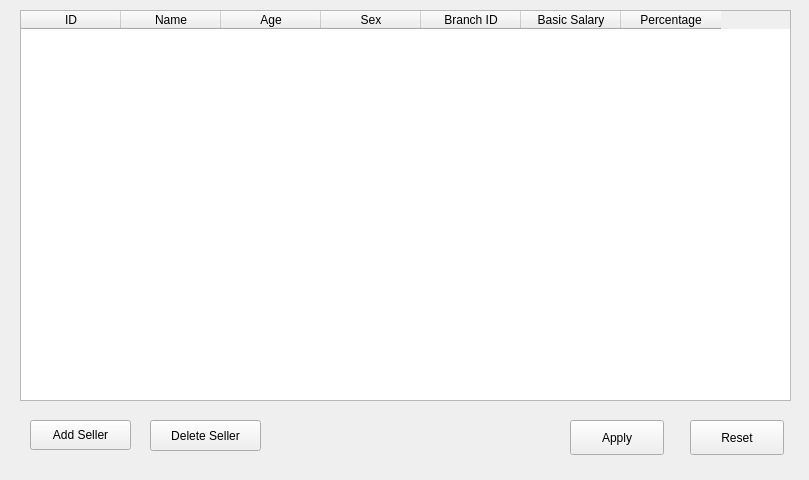
<?xml version="1.0" encoding="UTF-8"?>
<ui version="4.0">
 <class>SellerManage</class>
 <widget class="QWidget" name="SellerManage">
  <property name="geometry">
   <rect>
    <x>0</x>
    <y>0</y>
    <width>809</width>
    <height>480</height>
   </rect>
  </property>
  <property name="windowTitle">
   <string>Form</string>
  </property>
  <widget class="QTableWidget" name="tableWidget">
   <property name="geometry">
    <rect>
     <x>20</x>
     <y>10</y>
     <width>771</width>
     <height>391</height>
    </rect>
   </property>
   <column>
    <property name="text">
     <string>ID</string>
    </property>
   </column>
   <column>
    <property name="text">
     <string>Name</string>
    </property>
   </column>
   <column>
    <property name="text">
     <string>Age</string>
    </property>
   </column>
   <column>
    <property name="text">
     <string>Sex</string>
    </property>
   </column>
   <column>
    <property name="text">
     <string>Branch ID</string>
    </property>
   </column>
   <column>
    <property name="text">
     <string>Basic Salary</string>
    </property>
   </column>
   <column>
    <property name="text">
     <string>Percentage</string>
    </property>
   </column>
  </widget>
  <widget class="QPushButton" name="deleteButton">
   <property name="geometry">
    <rect>
     <x>150</x>
     <y>420</y>
     <width>111</width>
     <height>31</height>
    </rect>
   </property>
   <property name="text">
    <string>Delete Seller</string>
   </property>
  </widget>
  <widget class="QPushButton" name="applyButton">
   <property name="geometry">
    <rect>
     <x>570</x>
     <y>420</y>
     <width>94</width>
     <height>35</height>
    </rect>
   </property>
   <property name="text">
    <string>Apply</string>
   </property>
  </widget>
  <widget class="QPushButton" name="addButton">
   <property name="geometry">
    <rect>
     <x>30</x>
     <y>420</y>
     <width>101</width>
     <height>30</height>
    </rect>
   </property>
   <property name="text">
    <string>Add Seller</string>
   </property>
  </widget>
  <widget class="QPushButton" name="resetButton">
   <property name="geometry">
    <rect>
     <x>690</x>
     <y>420</y>
     <width>94</width>
     <height>35</height>
    </rect>
   </property>
   <property name="text">
    <string>Reset</string>
   </property>
  </widget>
 </widget>
 <resources/>
 <connections>
  <connection>
   <sender>addButton</sender>
   <signal>clicked()</signal>
   <receiver>SellerManage</receiver>
   <slot>onAddClicked()</slot>
   <hints>
    <hint type="sourcelabel">
     <x>48</x>
     <y>434</y>
    </hint>
    <hint type="destinationlabel">
     <x>19</x>
     <y>428</y>
    </hint>
   </hints>
  </connection>
  <connection>
   <sender>deleteButton</sender>
   <signal>clicked()</signal>
   <receiver>SellerManage</receiver>
   <slot>onDeleteClicked()</slot>
   <hints>
    <hint type="sourcelabel">
     <x>259</x>
     <y>423</y>
    </hint>
    <hint type="destinationlabel">
     <x>271</x>
     <y>424</y>
    </hint>
   </hints>
  </connection>
  <connection>
   <sender>applyButton</sender>
   <signal>clicked()</signal>
   <receiver>SellerManage</receiver>
   <slot>onApplyClicked()</slot>
   <hints>
    <hint type="sourcelabel">
     <x>572</x>
     <y>421</y>
    </hint>
    <hint type="destinationlabel">
     <x>550</x>
     <y>427</y>
    </hint>
   </hints>
  </connection>
  <connection>
   <sender>resetButton</sender>
   <signal>clicked()</signal>
   <receiver>SellerManage</receiver>
   <slot>onResetClicked()</slot>
   <hints>
    <hint type="sourcelabel">
     <x>699</x>
     <y>425</y>
    </hint>
    <hint type="destinationlabel">
     <x>681</x>
     <y>426</y>
    </hint>
   </hints>
  </connection>
 </connections>
 <slots>
  <slot>onAddClicked()</slot>
  <slot>onDeleteClicked()</slot>
  <slot>onResetClicked()</slot>
  <slot>onApplyClicked()</slot>
 </slots>
</ui>
